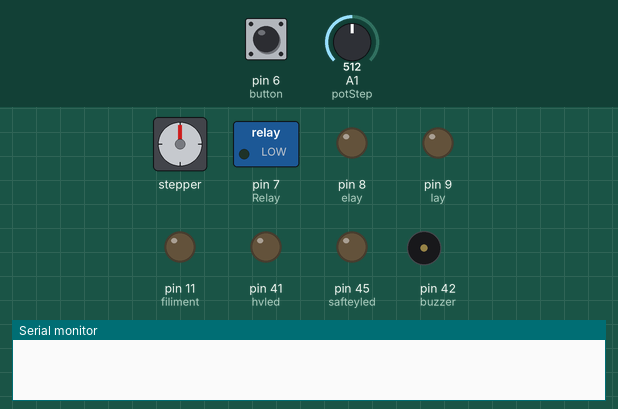
The sketch below on a simulated Arduino Mega 2560, built with avr-gcc and run on an emulated ATmega2560. On the bench: stepper motor, switched loads named in the sketch (green lamp = pin HIGH), output pins drawn as LEDs (lit = HIGH), buzzer (waves = sounding, pin HIGH), the last lines printed to the serial monitor. Wiring (inferred from the names in the program): stepper motor driver (200 steps per turn assumed): step pin 3; direction pin 2. The test bench sets the inputs (shaded band); at power-on: pin 6 (button) LOW, A1 (potStep) = 512. Pins used as bus, display or sensor lines are not drawn.

Above: at 1.2 s.
1.3 s: pin 6 (button) pulled HIGH for 0.15 s
At 1.7 s:
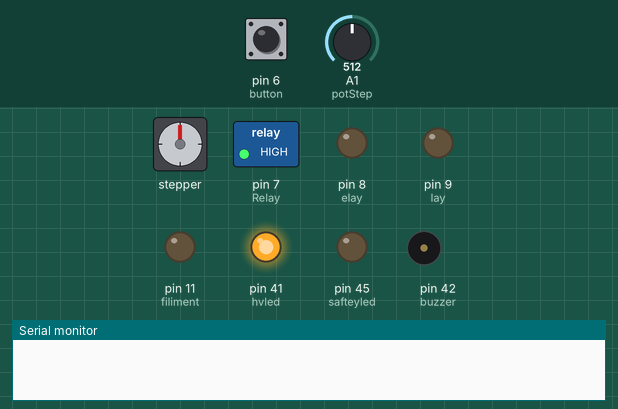
At 7.4 s:
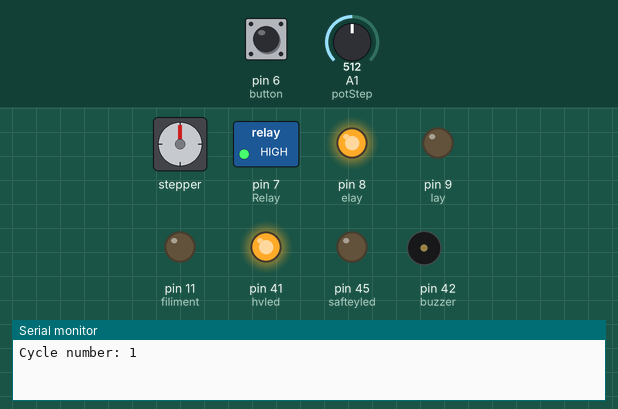
Timing chart, 0 to 10.4 s (numbered marks = the images above; inputs shaded):
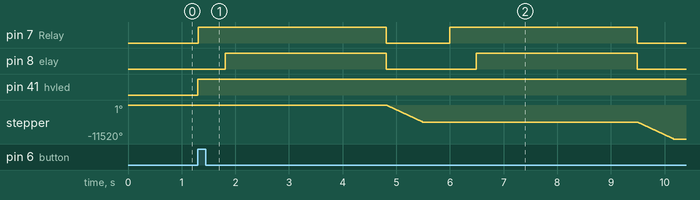

The sketch:

CT.ino
```cpp
int Relay = 7;
int lay = 9;
int elay = 8;
int turns = 10;
int button = 6;
int potStep = A1;
int potSample = analogRead(potStep);
int numberOfSteps = 15;
int safteyled = 45;
int buzzer = 42;
int hvled = 41;
int filiment = 11;
const uint8_t DirPin = 2;
const uint8_t StepPin = 3;
const uint8_t CSPin = 4;

void setup() {
  pinMode(hvled, OUTPUT);
  pinMode(filiment, OUTPUT);
  pinMode(safteyled, OUTPUT);
  pinMode(buzzer, OUTPUT);
  pinMode(lay, OUTPUT);
  pinMode(potSample, INPUT);
  pinMode(button, INPUT);
  pinMode(Relay, OUTPUT);
  pinMode(elay, OUTPUT);
  pinMode(DirPin, OUTPUT);
  pinMode(StepPin, OUTPUT);
  Serial.begin(9600);


}

void loop() {
  int potSample = analogRead(potStep);
  int numberOfSteps = map(potSample, 0, 1023, 1, 100);
  int x = numberOfSteps;
  digitalWrite(Relay, LOW);
   digitalWrite(elay, LOW);
  if (digitalRead(button) == HIGH) {
     digitalWrite(hvled, HIGH);
     CT(x);

  }
  if (digitalRead(button) == LOW) {
     digitalWrite(hvled, LOW);
     digitalWrite(Relay, LOW);
     digitalWrite(elay, LOW);

  }
  if (digitalRead(filiment) == HIGH) {
     digitalWrite(lay, HIGH);
     digitalWrite(safteyled, HIGH);
     digitalWrite(buzzer, HIGH);

}
  if (digitalRead(filiment) == LOW) {
     digitalWrite(lay, LOW);
     digitalWrite(safteyled, LOW);
     digitalWrite(buzzer, LOW);

}
}
void CT(int x) {
  int numCycles = 5;
  for (int i = 0; i < numCycles; i++) {
    {
    digitalWrite(elay, LOW);
    digitalWrite(Relay, LOW);
    delay(12);
    digitalWrite(Relay, HIGH);
    delay(500);
    digitalWrite(elay, HIGH);
    delay(3000);
    digitalWrite(Relay, LOW);
    digitalWrite(elay, LOW);

  }

  for (int x = 0; x < 3200; x++) {
    digitalWrite(StepPin, HIGH);
    delayMicroseconds(200);
    digitalWrite(StepPin, LOW);
  }
    delay(500);
    Serial.print("Cycle number: ");
    Serial.println(i + 1);

  }


}
```

Measured:
- after the input at 1.3 s, pin 7 (Relay): alternates HIGH for 3.5 s and LOW for 1.2 s, starting at once; pin 8 (elay): alternates HIGH for 3.0 s and LOW for 1.7 s, starting after 0.51 s; pin 41 (hvled): LOW → HIGH at once; stepper: turns 5760° counter-clockwise in 0.67 s, then 5760° counter-clockwise in 0.67 s
